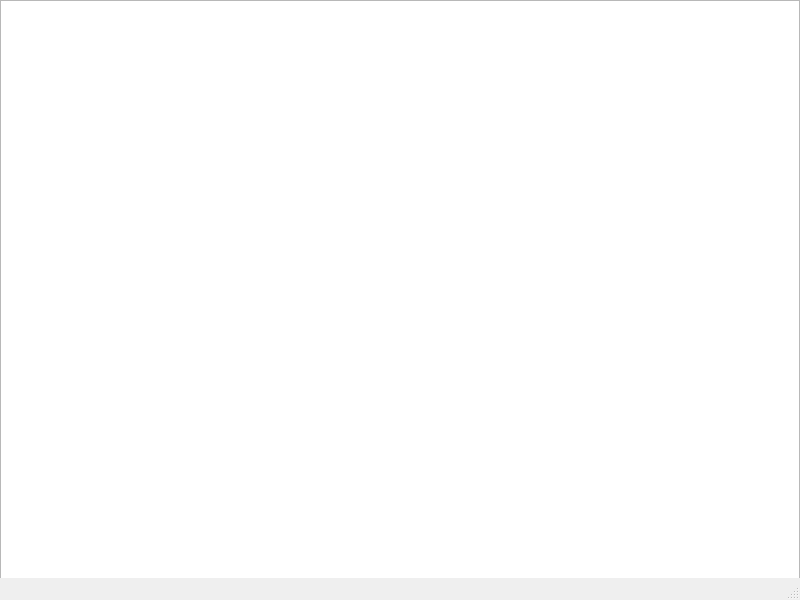
<?xml version="1.0" encoding="UTF-8"?>
<ui version="4.0">
 <class>MyNotepad</class>
 <widget class="QMainWindow" name="MyNotepad">
  <property name="geometry">
   <rect>
    <x>0</x>
    <y>0</y>
    <width>800</width>
    <height>600</height>
   </rect>
  </property>
  <property name="windowTitle">
   <string>MyNotepad</string>
  </property>
  <widget class="QWidget" name="centralWidget">
   <widget class="QTextEdit" name="textEdit">
    <property name="geometry">
     <rect>
      <x>0</x>
      <y>0</y>
      <width>800</width>
      <height>600</height>
     </rect>
    </property>
    <property name="font">
     <font>
      <family>Consolas</family>
      <pointsize>10</pointsize>
     </font>
    </property>
   </widget>
  </widget>
  <widget class="QStatusBar" name="statusBar"/>
  <widget class="QMenuBar" name="menuBar">
   <property name="geometry">
    <rect>
     <x>0</x>
     <y>0</y>
     <width>800</width>
     <height>17</height>
    </rect>
   </property>
  </widget>
  <action name="actionNew">
   <property name="text">
    <string>新建(&amp;N)</string>
   </property>
   <property name="shortcut">
    <string>Ctrl+N</string>
   </property>
  </action>
  <action name="actionOpen">
   <property name="text">
    <string>打开(&amp;O)...</string>
   </property>
   <property name="shortcut">
    <string>Ctrl+O</string>
   </property>
  </action>
  <action name="actionSave">
   <property name="text">
    <string>保存(&amp;S)</string>
   </property>
   <property name="shortcut">
    <string>Ctrl+S</string>
   </property>
  </action>
  <action name="actionSave_As">
   <property name="text">
    <string>另存为(&amp;A)...</string>
   </property>
   <property name="shortcut">
    <string>Ctrl+Shift+S</string>
   </property>
  </action>
  <action name="actionExit">
   <property name="text">
    <string>退出(&amp;X)</string>
   </property>
   <property name="shortcut">
    <string>Alt+F4</string>
   </property>
  </action>
  <action name="actionUndo">
   <property name="text">
    <string>撤销(&amp;U)</string>
   </property>
   <property name="shortcut">
    <string>Ctrl+Z</string>
   </property>
  </action>
  <action name="actionRedo">
   <property name="text">
    <string>重做(&amp;R)</string>
   </property>
   <property name="shortcut">
    <string>Ctrl+Y</string>
   </property>
  </action>
  <action name="actionCut">
   <property name="text">
    <string>剪切(&amp;T)</string>
   </property>
   <property name="shortcut">
    <string>Ctrl+X</string>
   </property>
  </action>
  <action name="actionCopy">
   <property name="text">
    <string>复制(&amp;C)</string>
   </property>
   <property name="shortcut">
    <string>Ctrl+C</string>
   </property>
  </action>
  <action name="actionPaste">
   <property name="text">
    <string>粘贴(&amp;P)</string>
   </property>
   <property name="shortcut">
    <string>Ctrl+V</string>
   </property>
  </action>
  <action name="actionSelect_All">
   <property name="text">
    <string>全选(&amp;A)</string>
   </property>
   <property name="shortcut">
    <string>Ctrl+A</string>
   </property>
  </action>
  <action name="actionFont">
   <property name="text">
    <string>字体(&amp;F)...</string>
   </property>
  </action>
  <action name="actionFont_Color">
   <property name="text">
    <string>字体颜色(&amp;C)...</string>
   </property>
  </action>
  <action name="actionFind">
   <property name="text">
    <string>查找(&amp;F)...</string>
   </property>
   <property name="shortcut">
    <string>Ctrl+F</string>
   </property>
  </action>
  <action name="actionFind_Next">
   <property name="text">
    <string>查找下一个(&amp;N)</string>
   </property>
   <property name="shortcut">
    <string>F3</string>
   </property>
  </action>
  <action name="actionFind_Previous">
   <property name="text">
    <string>查找上一个(&amp;P)</string>
   </property>
   <property name="shortcut">
    <string>Shift+F3</string>
   </property>
  </action>
  <action name="actionReplace">
   <property name="text">
    <string>替换(&amp;R)...</string>
   </property>
   <property name="shortcut">
    <string>Ctrl+H</string>
   </property>
  </action>
  <action name="actionAbout">
   <property name="text">
    <string>关于(&amp;A)</string>
   </property>
  </action>
 </widget>
 <layoutdefault spacing="6" margin="11"/>
 <resources/>
 <connections/>
</ui>
